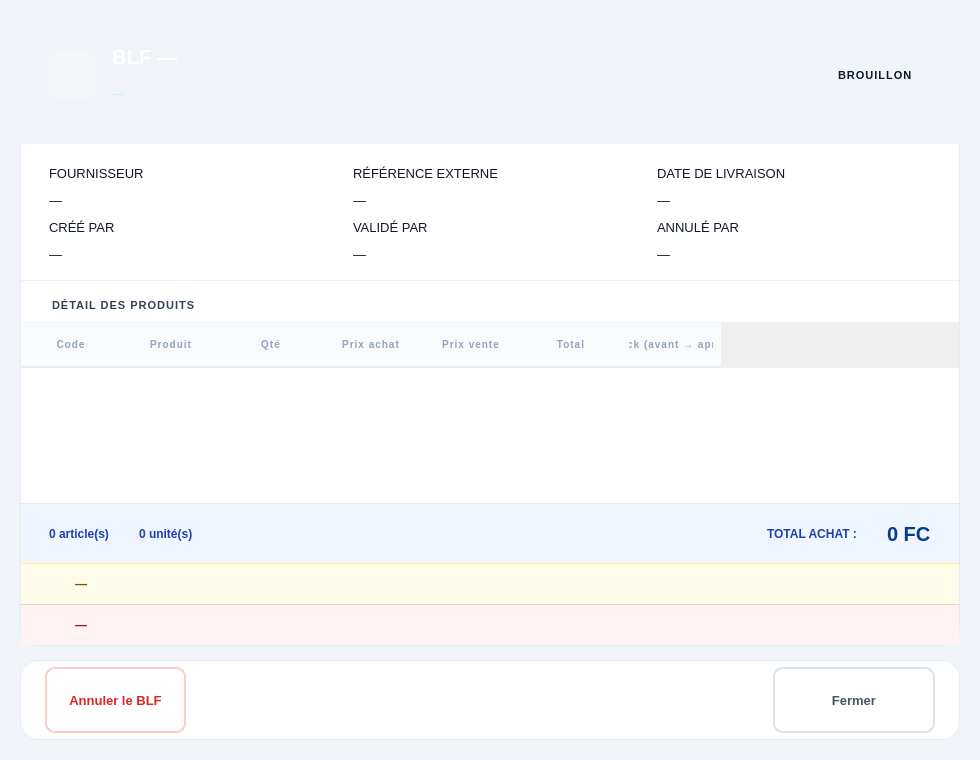
<?xml version="1.0" encoding="UTF-8"?>
<ui version="4.0">
 <class>Dialog</class>
 <widget class="QDialog" name="Dialog">
  <property name="geometry">
   <rect>
    <x>0</x>
    <y>0</y>
    <width>980</width>
    <height>760</height>
   </rect>
  </property>
  <property name="minimumSize">
   <size>
    <width>900</width>
    <height>700</height>
   </size>
  </property>
  <property name="windowTitle">
   <string>Détail BLF — Nova Pharma</string>
  </property>
  <property name="styleSheet">
   <string notr="true">/* ============================================================
   NOVA PHARMA — DÉTAIL BLF
   ============================================================ */

QDialog { background-color: #f0f4f8; }

QWidget {
    font-family: &quot;Segoe UI&quot;, &quot;Inter&quot;, &quot;Roboto&quot;, sans-serif;
    font-size: 13px;
    color: #0f172a;
    outline: none;
}

/* ══════════ HEADER ══════════ */
QFrame#header_frame {
    background: qlineargradient(x1:0, y1:0, x2:1, y2:0,
        stop:0 #023E8A, stop:0.4 #0077B6, stop:1 #00B4D8);
    border-top-left-radius: 18px;
    border-top-right-radius: 18px;
    border: none;
}
QLabel#header_icon {
    background-color: rgba(255,255,255,0.15);
    border: 1px solid rgba(255,255,255,0.25);
    border-radius: 14px;
    padding: 10px;
}
QLabel#header_numero {
    color: #ffffff;
    font-size: 20px;
    font-weight: 800;
    background: transparent;
    letter-spacing: 0.3px;
}
QLabel#header_sub {
    color: #CAF0F8;
    font-size: 12px;
    background: transparent;
}
QLabel#statut_badge {
    font-size: 11px;
    font-weight: 800;
    letter-spacing: 1px;
    border-radius: 10px;
    padding: 8px 16px;
}

/* ══════════ CARTE ══════════ */
QFrame#card {
    background-color: #ffffff;
    border: 1px solid #e6ebf2;
    border-top: none;
    border-bottom-left-radius: 18px;
    border-bottom-right-radius: 18px;
}

/* ══════════ MÉTADONNÉES ══════════ */
QLabel#meta_key {
    color: #94a3b8;
    font-size: 10px;
    font-weight: 800;
    letter-spacing: 1px;
    background: transparent;
}
QLabel#meta_value {
    color: #0f172a;
    font-size: 13px;
    font-weight: 700;
    background: transparent;
}

/* ══════════ LIGNES ══════════ */
QLabel#section_title {
    color: #334155;
    font-size: 11px;
    font-weight: 800;
    letter-spacing: 1px;
    background: transparent;
}
QTableWidget#table_lignes {
    background-color: #ffffff;
    alternate-background-color: #fbfcfe;
    border: none;
    border-top: 1px solid #eef2f7;
    gridline-color: transparent;
    outline: none;
    color: #334155;
}
QTableWidget#table_lignes::item {
    padding: 10px 8px;
    border-bottom: 1px solid #f1f5f9;
}
QTableWidget#table_lignes::item:selected {
    background-color: #eff6ff;
    color: #0077B6;
}
QHeaderView::section {
    background-color: #f8fafc;
    color: #94a3b8;
    padding: 12px 8px;
    border: none;
    border-bottom: 2px solid #e6ebf2;
    font-size: 10px;
    font-weight: 800;
    letter-spacing: 1px;
}

/* ══════════ TOTAUX ══════════ */
QFrame#total_box {
    background-color: #eff6ff;
    border-top: 1px solid #dbeafe;
}
QLabel#total_caption {
    color: #1e40af;
    font-size: 12px;
    font-weight: 800;
    background: transparent;
}
QLabel#total_value {
    color: #023E8A;
    font-size: 20px;
    font-weight: 800;
    background: transparent;
}
QLabel#total_info {
    color: #1e40af;
    font-size: 12px;
    font-weight: 700;
    background: transparent;
}

/* ══════════ NOTES ══════════ */
QFrame#notes_wrap {
    background-color: #fefce8;
    border-top: 1px solid #fef08a;
}
QLabel#notes_text {
    color: #854d0e;
    font-size: 12px;
    font-weight: 500;
    background: transparent;
}

/* ══════════ MOTIF ANNULATION ══════════ */
QFrame#motif_wrap {
    background-color: #fef2f2;
    border-top: 1px solid #fecaca;
}
QLabel#motif_text {
    color: #991b1b;
    font-size: 12px;
    font-weight: 500;
    background: transparent;
}

/* ══════════ FOOTER ══════════ */
QFrame#footer_frame {
    background-color: #ffffff;
    border: 1px solid #e6ebf2;
    border-radius: 18px;
}

QPushButton#btn_cancel_blf {
    background-color: #ffffff;
    color: #dc2626;
    border: 1.5px solid #fecaca;
    border-radius: 10px;
    padding: 10px 22px;
    font-size: 13px;
    font-weight: 700;
    min-height: 42px;
}
QPushButton#btn_cancel_blf:hover { background-color: #fef2f2; }

QPushButton#btn_validate_blf {
    background: qlineargradient(x1:0, y1:0, x2:1, y2:0,
        stop:0 #16A34A, stop:1 #22c55e);
    color: #ffffff;
    border: none;
    border-radius: 10px;
    padding: 10px 24px;
    font-size: 13px;
    font-weight: 800;
    min-width: 180px;
    min-height: 42px;
}
QPushButton#btn_validate_blf:hover {
    background: qlineargradient(x1:0, y1:0, x2:1, y2:0,
        stop:0 #15803d, stop:1 #16A34A);
}

QPushButton#btn_close {
    background-color: #ffffff;
    color: #475569;
    border: 1.5px solid #dbe3ec;
    border-radius: 10px;
    padding: 10px 24px;
    font-size: 13px;
    font-weight: 600;
    min-width: 110px;
    min-height: 42px;
}
QPushButton#btn_close:hover { background-color: #f8fafc; }

/* Scrollbar */
QScrollBar:vertical {
    border: none; background: transparent;
    width: 10px; margin: 2px;
}
QScrollBar::handle:vertical {
    background: #cbd5e1; min-height: 32px; border-radius: 5px;
}
QScrollBar::handle:vertical:hover { background: #94a3b8; }
QScrollBar::add-line:vertical, QScrollBar::sub-line:vertical { height: 0px; }
</string>
  </property>
  <layout class="QVBoxLayout" name="root_layout">
   <property name="spacing">
    <number>14</number>
   </property>
   <property name="leftMargin">
    <number>20</number>
   </property>
   <property name="topMargin">
    <number>20</number>
   </property>
   <property name="rightMargin">
    <number>20</number>
   </property>
   <property name="bottomMargin">
    <number>20</number>
   </property>
   <item>
    <widget class="QFrame" name="header_frame">
     <property name="minimumSize">
      <size>
       <width>0</width>
       <height>110</height>
      </size>
     </property>
     <property name="maximumSize">
      <size>
       <width>16777215</width>
       <height>110</height>
      </size>
     </property>
     <property name="frameShape">
      <enum>QFrame::Shape::NoFrame</enum>
     </property>
     <layout class="QHBoxLayout" name="header_layout">
      <property name="spacing">
       <number>16</number>
      </property>
      <property name="leftMargin">
       <number>28</number>
      </property>
      <property name="topMargin">
       <number>20</number>
      </property>
      <property name="rightMargin">
       <number>28</number>
      </property>
      <property name="bottomMargin">
       <number>20</number>
      </property>
      <item>
       <widget class="QLabel" name="header_icon">
        <property name="minimumSize">
         <size>
          <width>48</width>
          <height>48</height>
         </size>
        </property>
        <property name="maximumSize">
         <size>
          <width>48</width>
          <height>48</height>
         </size>
        </property>
        <property name="pixmap">
         <pixmap resource="../Icon.qrc">:/Icon/Icons/package_white.svg</pixmap>
        </property>
        <property name="scaledContents">
         <bool>true</bool>
        </property>
       </widget>
      </item>
      <item>
       <layout class="QVBoxLayout" name="header_text">
        <property name="spacing">
         <number>4</number>
        </property>
        <item>
         <widget class="QLabel" name="header_numero">
          <property name="text">
           <string>BLF —</string>
          </property>
         </widget>
        </item>
        <item>
         <widget class="QLabel" name="header_sub">
          <property name="text">
           <string>—</string>
          </property>
         </widget>
        </item>
       </layout>
      </item>
      <item>
       <spacer name="header_spacer">
        <property name="orientation">
         <enum>Qt::Orientation::Horizontal</enum>
        </property>
        <property name="sizeHint" stdset="0">
         <size>
          <width>0</width>
          <height>0</height>
         </size>
        </property>
       </spacer>
      </item>
      <item>
       <widget class="QLabel" name="statut_badge">
        <property name="text">
         <string>BROUILLON</string>
        </property>
       </widget>
      </item>
     </layout>
    </widget>
   </item>
   <item>
    <widget class="QFrame" name="card">
     <property name="frameShape">
      <enum>QFrame::Shape::NoFrame</enum>
     </property>
     <layout class="QVBoxLayout" name="card_layout">
      <property name="spacing">
       <number>0</number>
      </property>
      <property name="leftMargin">
       <number>0</number>
      </property>
      <property name="topMargin">
       <number>0</number>
      </property>
      <property name="rightMargin">
       <number>0</number>
      </property>
      <property name="bottomMargin">
       <number>0</number>
      </property>
      <item>
       <layout class="QGridLayout" name="meta_grid">
        <property name="leftMargin">
         <number>28</number>
        </property>
        <property name="topMargin">
         <number>22</number>
        </property>
        <property name="rightMargin">
         <number>28</number>
        </property>
        <property name="bottomMargin">
         <number>18</number>
        </property>
        <property name="horizontalSpacing">
         <number>30</number>
        </property>
        <property name="verticalSpacing">
         <number>12</number>
        </property>
        <item row="0" column="0">
         <widget class="QLabel" name="key_fournisseur">
          <property name="text">
           <string>FOURNISSEUR</string>
          </property>
         </widget>
        </item>
        <item row="0" column="1">
         <widget class="QLabel" name="key_ref_ext">
          <property name="text">
           <string>RÉFÉRENCE EXTERNE</string>
          </property>
         </widget>
        </item>
        <item row="0" column="2">
         <widget class="QLabel" name="key_date">
          <property name="text">
           <string>DATE DE LIVRAISON</string>
          </property>
         </widget>
        </item>
        <item row="1" column="0">
         <widget class="QLabel" name="val_fournisseur">
          <property name="text">
           <string>—</string>
          </property>
         </widget>
        </item>
        <item row="1" column="1">
         <widget class="QLabel" name="val_ref_ext">
          <property name="text">
           <string>—</string>
          </property>
         </widget>
        </item>
        <item row="1" column="2">
         <widget class="QLabel" name="val_date">
          <property name="text">
           <string>—</string>
          </property>
         </widget>
        </item>
        <item row="2" column="0">
         <widget class="QLabel" name="key_created">
          <property name="text">
           <string>CRÉÉ PAR</string>
          </property>
         </widget>
        </item>
        <item row="2" column="1">
         <widget class="QLabel" name="key_validated">
          <property name="text">
           <string>VALIDÉ PAR</string>
          </property>
         </widget>
        </item>
        <item row="2" column="2">
         <widget class="QLabel" name="key_cancelled">
          <property name="text">
           <string>ANNULÉ PAR</string>
          </property>
         </widget>
        </item>
        <item row="3" column="0">
         <widget class="QLabel" name="val_created">
          <property name="text">
           <string>—</string>
          </property>
         </widget>
        </item>
        <item row="3" column="1">
         <widget class="QLabel" name="val_validated">
          <property name="text">
           <string>—</string>
          </property>
         </widget>
        </item>
        <item row="3" column="2">
         <widget class="QLabel" name="val_cancelled">
          <property name="text">
           <string>—</string>
          </property>
         </widget>
        </item>
       </layout>
      </item>
      <item>
       <widget class="QFrame" name="sep_1">
        <property name="minimumSize">
         <size>
          <width>0</width>
          <height>1</height>
         </size>
        </property>
        <property name="maximumSize">
         <size>
          <width>16777215</width>
          <height>1</height>
         </size>
        </property>
        <property name="styleSheet">
         <string notr="true">background-color: #eef2f7;</string>
        </property>
        <property name="frameShape">
         <enum>QFrame::Shape::NoFrame</enum>
        </property>
       </widget>
      </item>
      <item>
       <widget class="QLabel" name="section_title">
        <property name="styleSheet">
         <string notr="true">color: #334155; font-size: 11px; font-weight: 800; letter-spacing: 1px; background: transparent; padding: 18px 28px 10px 28px;</string>
        </property>
        <property name="text">
         <string>DÉTAIL DES PRODUITS</string>
        </property>
       </widget>
      </item>
      <item>
       <widget class="QTableWidget" name="table_lignes">
        <property name="editTriggers">
         <set>QAbstractItemView::EditTrigger::NoEditTriggers</set>
        </property>
        <property name="alternatingRowColors">
         <bool>true</bool>
        </property>
        <property name="selectionBehavior">
         <enum>QAbstractItemView::SelectionBehavior::SelectRows</enum>
        </property>
        <property name="verticalScrollMode">
         <enum>QAbstractItemView::ScrollMode::ScrollPerPixel</enum>
        </property>
        <property name="showGrid">
         <bool>false</bool>
        </property>
        <attribute name="verticalHeaderVisible">
         <bool>false</bool>
        </attribute>
        <attribute name="verticalHeaderDefaultSectionSize">
         <number>46</number>
        </attribute>
        <column>
         <property name="text">
          <string>Code</string>
         </property>
        </column>
        <column>
         <property name="text">
          <string>Produit</string>
         </property>
        </column>
        <column>
         <property name="text">
          <string>Qté</string>
         </property>
        </column>
        <column>
         <property name="text">
          <string>Prix achat</string>
         </property>
        </column>
        <column>
         <property name="text">
          <string>Prix vente</string>
         </property>
        </column>
        <column>
         <property name="text">
          <string>Total</string>
         </property>
        </column>
        <column>
         <property name="text">
          <string>Stock (avant → après)</string>
         </property>
        </column>
       </widget>
      </item>
      <item>
       <widget class="QFrame" name="total_box">
        <property name="minimumSize">
         <size>
          <width>0</width>
          <height>60</height>
         </size>
        </property>
        <property name="frameShape">
         <enum>QFrame::Shape::NoFrame</enum>
        </property>
        <layout class="QHBoxLayout" name="total_layout">
         <property name="spacing">
          <number>30</number>
         </property>
         <property name="leftMargin">
          <number>28</number>
         </property>
         <property name="topMargin">
          <number>14</number>
         </property>
         <property name="rightMargin">
          <number>28</number>
         </property>
         <property name="bottomMargin">
          <number>14</number>
         </property>
         <item>
          <widget class="QLabel" name="val_nb_articles">
           <property name="styleSheet">
            <string notr="true">color: #1e40af; font-size: 12px; font-weight: 700; background: transparent;</string>
           </property>
           <property name="text">
            <string>0 article(s)</string>
           </property>
          </widget>
         </item>
         <item>
          <widget class="QLabel" name="val_nb_unites">
           <property name="styleSheet">
            <string notr="true">color: #1e40af; font-size: 12px; font-weight: 700; background: transparent;</string>
           </property>
           <property name="text">
            <string>0 unité(s)</string>
           </property>
          </widget>
         </item>
         <item>
          <spacer name="total_spacer">
           <property name="orientation">
            <enum>Qt::Orientation::Horizontal</enum>
           </property>
           <property name="sizeHint" stdset="0">
            <size>
             <width>0</width>
             <height>0</height>
            </size>
           </property>
          </spacer>
         </item>
         <item>
          <widget class="QLabel" name="total_caption">
           <property name="text">
            <string>TOTAL ACHAT :</string>
           </property>
          </widget>
         </item>
         <item>
          <widget class="QLabel" name="total_value">
           <property name="text">
            <string>0 FC</string>
           </property>
          </widget>
         </item>
        </layout>
       </widget>
      </item>
      <item>
       <widget class="QFrame" name="notes_wrap">
        <property name="visible">
         <bool>false</bool>
        </property>
        <property name="frameShape">
         <enum>QFrame::Shape::NoFrame</enum>
        </property>
        <layout class="QHBoxLayout" name="notes_layout">
         <property name="spacing">
          <number>10</number>
         </property>
         <property name="leftMargin">
          <number>28</number>
         </property>
         <property name="topMargin">
          <number>12</number>
         </property>
         <property name="rightMargin">
          <number>28</number>
         </property>
         <property name="bottomMargin">
          <number>12</number>
         </property>
         <item>
          <widget class="QLabel" name="notes_icon">
           <property name="minimumSize">
            <size>
             <width>16</width>
             <height>16</height>
            </size>
           </property>
           <property name="maximumSize">
            <size>
             <width>16</width>
             <height>16</height>
            </size>
           </property>
           <property name="pixmap">
            <pixmap resource="../Icon.qrc">:/Icon/Icons/info.svg</pixmap>
           </property>
           <property name="scaledContents">
            <bool>true</bool>
           </property>
          </widget>
         </item>
         <item>
          <widget class="QLabel" name="notes_text">
           <property name="text">
            <string>—</string>
           </property>
           <property name="wordWrap">
            <bool>true</bool>
           </property>
          </widget>
         </item>
        </layout>
       </widget>
      </item>
      <item>
       <widget class="QFrame" name="motif_wrap">
        <property name="visible">
         <bool>false</bool>
        </property>
        <property name="frameShape">
         <enum>QFrame::Shape::NoFrame</enum>
        </property>
        <layout class="QHBoxLayout" name="motif_layout">
         <property name="spacing">
          <number>10</number>
         </property>
         <property name="leftMargin">
          <number>28</number>
         </property>
         <property name="topMargin">
          <number>12</number>
         </property>
         <property name="rightMargin">
          <number>28</number>
         </property>
         <property name="bottomMargin">
          <number>12</number>
         </property>
         <item>
          <widget class="QLabel" name="motif_icon">
           <property name="minimumSize">
            <size>
             <width>16</width>
             <height>16</height>
            </size>
           </property>
           <property name="maximumSize">
            <size>
             <width>16</width>
             <height>16</height>
            </size>
           </property>
           <property name="pixmap">
            <pixmap resource="../Icon.qrc">:/Icon/Icons/alert-circle.svg</pixmap>
           </property>
           <property name="scaledContents">
            <bool>true</bool>
           </property>
          </widget>
         </item>
         <item>
          <widget class="QLabel" name="motif_text">
           <property name="text">
            <string>—</string>
           </property>
           <property name="wordWrap">
            <bool>true</bool>
           </property>
          </widget>
         </item>
        </layout>
       </widget>
      </item>
     </layout>
    </widget>
   </item>
   <item>
    <widget class="QFrame" name="footer_frame">
     <property name="minimumSize">
      <size>
       <width>0</width>
       <height>80</height>
      </size>
     </property>
     <property name="maximumSize">
      <size>
       <width>16777215</width>
       <height>80</height>
      </size>
     </property>
     <property name="frameShape">
      <enum>QFrame::Shape::NoFrame</enum>
     </property>
     <layout class="QHBoxLayout" name="footer_layout">
      <property name="spacing">
       <number>10</number>
      </property>
      <property name="leftMargin">
       <number>24</number>
      </property>
      <property name="topMargin">
       <number>0</number>
      </property>
      <property name="rightMargin">
       <number>24</number>
      </property>
      <property name="bottomMargin">
       <number>0</number>
      </property>
      <item>
       <widget class="QPushButton" name="btn_cancel_blf">
        <property name="cursor">
         <cursorShape>PointingHandCursor</cursorShape>
        </property>
        <property name="text">
         <string>Annuler le BLF</string>
        </property>
        <property name="icon">
         <iconset resource="../Icon.qrc">
          <normaloff>:/Icon/Icons/x-circle.svg</normaloff>:/Icon/Icons/x-circle.svg</iconset>
        </property>
        <property name="iconSize">
         <size>
          <width>16</width>
          <height>16</height>
         </size>
        </property>
       </widget>
      </item>
      <item>
       <spacer name="footer_spacer">
        <property name="orientation">
         <enum>Qt::Orientation::Horizontal</enum>
        </property>
        <property name="sizeHint" stdset="0">
         <size>
          <width>0</width>
          <height>0</height>
         </size>
        </property>
       </spacer>
      </item>
      <item>
       <widget class="QPushButton" name="btn_validate_blf">
        <property name="cursor">
         <cursorShape>PointingHandCursor</cursorShape>
        </property>
        <property name="text">
         <string>Valider le BLF</string>
        </property>
        <property name="icon">
         <iconset resource="../Icon.qrc">
          <normaloff>:/Icon/Icons/check-circle_white.svg</normaloff>:/Icon/Icons/check-circle_white.svg</iconset>
        </property>
        <property name="iconSize">
         <size>
          <width>16</width>
          <height>16</height>
         </size>
        </property>
       </widget>
      </item>
      <item>
       <widget class="QPushButton" name="btn_close">
        <property name="cursor">
         <cursorShape>PointingHandCursor</cursorShape>
        </property>
        <property name="text">
         <string>Fermer</string>
        </property>
       </widget>
      </item>
     </layout>
    </widget>
   </item>
  </layout>
 </widget>
 <resources>
  <include location="../Icon.qrc"/>
 </resources>
 <connections/>
</ui>
